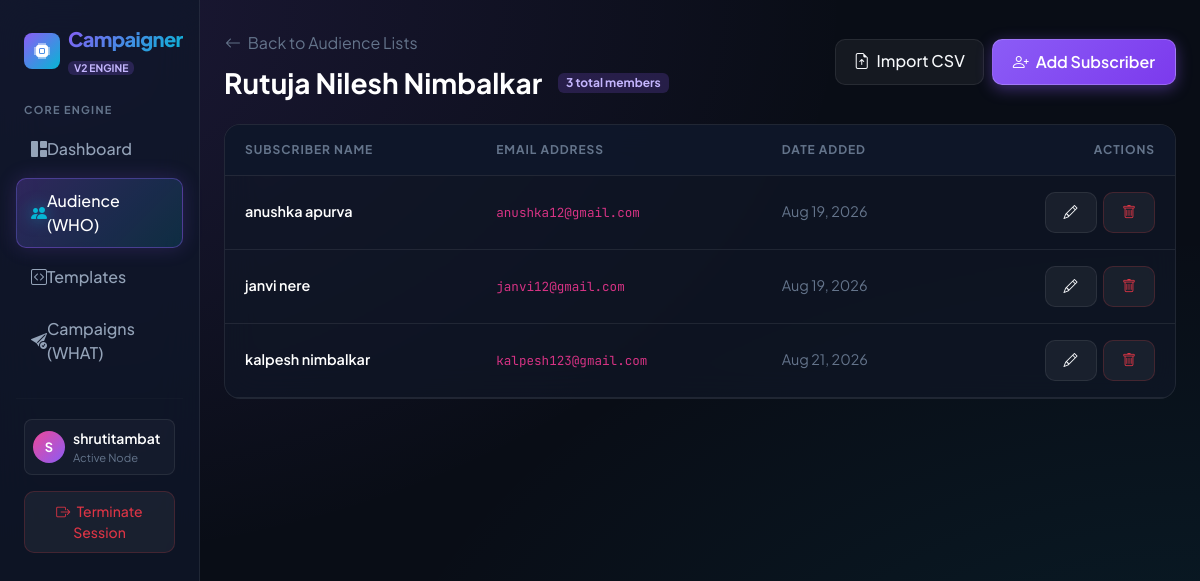
The app's page /lists/3/ (signed in) with its own data.
### campaigns/models.py (models this page shows, shortened)
class ContactList(models.Model):
    user = models.ForeignKey(User, on_delete=models.CASCADE, related_name='contact_lists')
    name = models.CharField(max_length=200)
    description = models.TextField(blank=True, null=True)
    created_at = models.DateTimeField(auto_now_add=True)

class Subscriber(models.Model):
    contact_list = models.ForeignKey(ContactList, on_delete=models.CASCADE, related_name='subscribers')
    name = models.CharField(max_length=200, blank=True, null=True)
    email = models.EmailField()
    created_at = models.DateTimeField(auto_now_add=True)
    class Meta:
        unique_together = ('contact_list', 'email')

### campaigns/views.py (the view)
# urls.py: path('lists/<int:pk>/', views.contact_list_detail, name='contact_list_detail'),
@login_required
def contact_list_detail(request, pk):
    contact_list = get_object_or_404(ContactList, pk=pk, user=request.user)
    subscribers = contact_list.subscribers.all()
    return render(request, 'campaigns/contact_list_detail.html', {'contact_list': contact_list, 'subscribers': subscribers})

### templates/campaigns/contact_list_detail.html (shortened to what this page needs)
{% extends 'campaigns/base.html' %}
{% block content %}
<div class="d-flex justify-content-between align-items-center mb-4">
    <div>
        <a href="{% url 'contact_lists' %}" class="btn btn-link px-0 mb-1 text-decoration-none small" style="color: var(--text-muted);">
            <i class="bi bi-arrow-left me-1"></i> Back to Audience Lists
        </a>
        <div class="d-flex align-items-center gap-3">
            <h3 class="fw-bold mb-0 text-white">{{ contact_list.name }}</h3>
            <span class="badge" style="background: rgba(139, 92, 246, 0.2); color: #c4b5fd;">{{ subscribers.count }} total members</span>
        </div>
    </div>
    <div class="d-flex gap-2">
        <a href="{% url 'subscriber_upload' contact_list.pk %}" class="btn btn-ai-secondary">
            <i class="bi bi-file-earmark-arrow-up me-1"></i> Import CSV
        </a>
        <a href="{% url 'subscriber_create' contact_list.pk %}" class="btn btn-ai">
            <i class="bi bi-person-plus me-1"></i> Add Subscriber
        </a>
    </div>
</div>
<div class="glass-card overflow-hidden">
    <div class="table-responsive">
        <table class="table table-pro align-middle">
            <thead>
                <tr>
                    <th>Subscriber Name</th>
                    <th>Email Address</th>
                    <th>Date Added</th>
                    <th class="text-end">Actions</th>
                </tr>
            </thead>
            <tbody>
                {% for sub in subscribers %}
                <tr>
                    <td class="fw-semibold text-white">{{ sub.name|default:"—" }}</td>
                    <td><code>{{ sub.email }}</code></td>
                    <td class="small" style="color: var(--text-muted);">{{ sub.created_at|date:"M d, Y" }}</td>
                    <td class="text-end">
                        <a href="{% url 'subscriber_update' sub.pk %}" class="btn btn-ai-secondary btn-sm me-1"><i class="bi bi-pencil"></i></a>
                        <a href="{% url 'subscriber_delete' sub.pk %}" class="btn btn-ai-secondary btn-sm text-danger" style="border-color: rgba(239, 68, 68, 0.2);"><i class="bi bi-trash"></i></a>
                    </td>
                </tr>
                {% endfor %}
            </tbody>
        </table>
    </div>
</div>
{% endblock %}

### templates/campaigns/base.html (shortened to what this page needs)
<!DOCTYPE html>
<html lang="en">
<head>
    <link href="https://cdn.jsdelivr.net/npm/bootstrap@5.3.2/dist/css/bootstrap.min.css" rel="stylesheet">
    <link rel="stylesheet" href="https://cdn.jsdelivr.net/npm/bootstrap-icons@1.11.1/font/bootstrap-icons.css">
</head>
<body>
    <div class="container-fluid">
        <div class="row">
            {% if user.is_authenticated %}
            <nav class="col-md-3 col-lg-2 d-md-block sidebar collapse p-3">
                <div class="d-flex align-items-center mb-4 ps-2 pt-2 gap-2">
                    <div class="rounded-3 p-2 d-flex align-items-center justify-content-center" style="background: linear-gradient(135deg, var(--primary), var(--accent-cyan)); width: 36px; height: 36px;">
                        <i class="bi bi-cpu-fill text-white fs-6"></i>
                    </div>
                    <div>
                        <span class="brand-logo fs-5 d-block">Campaigner</span>
                        <span class="badge" style="background: rgba(139,92,246,0.2); color: #c4b5fd; font-size: 0.65rem; padding: 2px 6px;">V2 ENGINE</span>
                    </div>
                </div>
                <div class="mb-2 px-2 text-uppercase fw-bold" style="color: var(--text-muted); font-size: 0.68rem; letter-spacing: 0.08rem;">Core Engine</div>
                <ul class="nav flex-column mb-auto">
                    <li>
                        <a href="{% url 'dashboard' %}" class="nav-link-custom {% if request.resolver_match.url_name == 'dashboard' %}active{% endif %}">
                            <i class="bi bi-grid-1x2-fill me-2.5"></i> Dashboard
                        </a>
                    </li>
                    <li>
                        <a href="{% url 'contact_lists' %}" class="nav-link-custom {% if 'list' in request.resolver_match.url_name and 'campaign' not in request.resolver_match.url_name and 'template' not in request.resolver_match.url_name %}active{% endif %}">
                            <i class="bi bi-people-fill me-2.5"></i> Audience (WHO)
                        </a>
                    </li>
                    <li>
                        <a href="{% url 'template_list' %}" class="nav-link-custom {% if 'template' in request.resolver_match.url_name %}active{% endif %}">
                            <i class="bi bi-code-square me-2.5"></i> Templates
                        </a>
                    </li>
                    <li>
                        <a href="{% url 'campaign_list' %}" class="nav-link-custom {% if 'campaign' in request.resolver_match.url_name %}active{% endif %}">
                            <i class="bi bi-send-check-fill me-2.5"></i> Campaigns (WHAT)
                        </a>
                    </li>
                </ul>
                <hr style="border-color: var(--border-subtle);">
                <div class="px-2 pt-1">
                    <div class="d-flex align-items-center mb-3 p-2 rounded-3" style="background: rgba(255,255,255,0.03); border: 1px solid var(--border-subtle);">
                        <div class="rounded-circle text-white d-flex align-items-center justify-content-center me-2 fw-bold" style="width: 32px; height: 32px; font-size: 0.8rem; background: linear-gradient(135deg, #ec4899, #8b5cf6);">
                            {{ user.username|first|upper }}
                        </div>
                        <div class="overflow-hidden">
                            <small class="text-white d-block fw-semibold text-truncate">{{ user.username }}</small>
                            <small class="d-block" style="color: var(--text-muted); font-size: 0.7rem;">Active Node</small>
                        </div>
                    </div>
                    <a href="{% url 'logout' %}" class="btn btn-ai-secondary btn-sm w-100 text-danger" style="border-color: rgba(239, 68, 68, 0.2);"><i class="bi bi-box-arrow-right me-1"></i> Terminate Session</a>
                </div>
            </nav>
            <main class="col-md-9 ms-sm-auto col-lg-10 px-md-4 py-4">
            {% else %}
            <main class="col-12 py-5">
            {% endif %}
                {% block content %}{% endblock %}
            </main>
        </div>
    </div>
</body>
</html>

### templates/campaigns/base.html (style rules this page uses)
:root { --bg-body: #090d16; --bg-surface: #0f172a; --bg-card: rgba(17, 24, 39, 0.7); --bg-card-hover: rgba(24, 34, 53, 0.85); --border-subtle: rgba(255, 255, 255, 0.08); --border-glow: rgba(139, 92, 246, 0.3); --primary: #8b5cf6; --primary-glow: rgba(139, 92, 246, 0.4); --accent-cyan: #06b6d4; --accent-pink: #ec4899; --accent-emerald: #10b981; --accent-amber: #f59e0b; --text-primary: #f8fafc; --text-secondary: #94a3b8; --text-muted: #64748b; }
* { font-family: 'Plus Jakarta Sans', sans-serif; }
code, pre { font-family: 'JetBrains Mono', monospace; }
body { background-color: var(--bg-body); color: var(--text-primary); min-height: 100vh; background-image: radial-gradient(at 0% 0%, rgba(139, 92, 246, 0.15) 0px, transparent 50%), radial-gradient(at 100% 100%, rgba(6, 182, 212, 0.1) 0px, transparent 50%); background-attachment: fixed; }
.sidebar { min-height: 100vh; background: rgba(15, 23, 42, 0.75); backdrop-filter: blur(20px); -webkit-backdrop-filter: blur(20px); border-right: 1px solid var(--border-subtle); }
.brand-logo { background: linear-gradient(135deg, var(--primary), var(--accent-cyan)); -webkit-background-clip: text; -webkit-text-fill-color: transparent; font-weight: 800; letter-spacing: -0.03em; }
.nav-link-custom { color: var(--text-secondary); font-weight: 500; padding: 10px 14px; border-radius: 10px; display: flex; align-items: center; transition: all 0.25s cubic-bezier(0.4, 0, 0.2, 1); text-decoration: none; margin-bottom: 6px; border: 1px solid transparent; }
.nav-link-custom.active { color: #fff; background: linear-gradient(135deg, rgba(139, 92, 246, 0.25), rgba(6, 182, 212, 0.15)); border-color: var(--primary-glow); box-shadow: 0 0 20px rgba(139, 92, 246, 0.2); }
.nav-link-custom.active i { color: var(--accent-cyan); filter: drop-shadow(0 0 8px rgba(6, 182, 212, 0.6)); }
.glass-card { background: var(--bg-card); backdrop-filter: blur(16px); -webkit-backdrop-filter: blur(16px); border: 1px solid var(--border-subtle); border-radius: 16px; transition: all 0.3s ease; }
.table-pro { color: var(--text-primary); margin-bottom: 0; }
.table-pro thead th { background: rgba(15, 23, 42, 0.9); color: var(--text-muted); font-size: 0.75rem; font-weight: 700; text-transform: uppercase; letter-spacing: 0.08em; border-bottom: 1px solid var(--border-subtle); padding: 16px 20px; }
.table-pro tbody td { background: transparent; border-bottom: 1px solid var(--border-subtle); padding: 16px 20px; color: var(--text-secondary); font-size: 0.9rem; }
.btn-ai { background: linear-gradient(135deg, var(--primary), #7c3aed); color: #fff; border: 1px solid rgba(255, 255, 255, 0.2); border-radius: 10px; font-weight: 600; padding: 10px 20px; box-shadow: 0 4px 15px var(--primary-glow); transition: all 0.25s ease; }
.btn-ai-secondary { background: rgba(255, 255, 255, 0.05); color: var(--text-primary); border: 1px solid var(--border-subtle); border-radius: 10px; font-weight: 500; padding: 9px 18px; transition: all 0.2s ease; }

### records on screen
ContactList: name "Rutuja Nilesh Nimbalkar", count "3"
Subscriber: name "anushka apurva", email "anushka12@gmail.com", created_at "Aug 19, 2026"
Subscriber: name "janvi nere", email "janvi12@gmail.com", created_at "Aug 19, 2026"
Subscriber: name "kalpesh nimbalkar", email "kalpesh123@gmail.com", created_at "Aug 21, 2026"

### other values on screen
{{ user.username|first|upper }} "S"
{{ user.username }} "shrutitambat"
